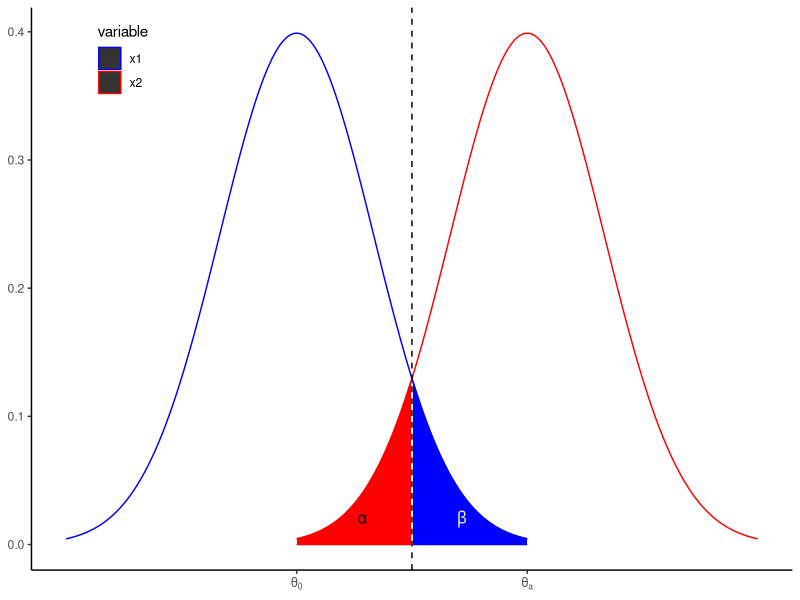
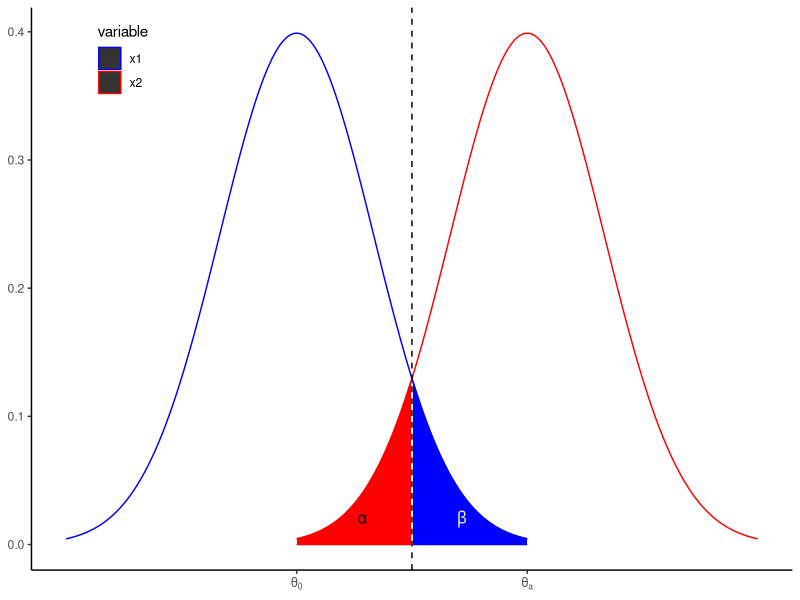

Here is the R script that generated these plots, in order:
library(ggplot2)
library(reshape2)

# question 1:

x1<-seq(-3,3,by=0.01)
x2<-x1+3
y<-dnorm(x1)
samp<-melt(data.frame(x1,x2,y),id="y")                    # set the sample data frame
p = ggplot() +
  geom_line(data = samp,
            aes(x=value,y=y,group=variable,colour=variable),
            show.legend = TRUE) +                        # draw line for the data
  geom_ribbon(data=samp[samp$variable=="x1"&samp$value>1.5,],
              aes(x=value,ymax=y,ymin=0,group=variable,colour=variable,fill=variable),
              alpha = 1) +                                # fill the type one error area
  geom_ribbon(data=samp[samp$variable=="x2"&samp$value<1.5,],
              aes(x=value,ymax=y,ymin=0,group=variable,colour=variable,fill=variable),
              alpha = 1) +                                # fill the type two error area
  geom_vline(xintercept = 1.5,linetype="dashed")+         # draw the middle dashed line
  annotate("text",x=0.85,y=0.02,label=expression(alpha),colour="black")+
  annotate("text",x=2.15,y=0.02,label=expression(beta),colour="white")+
  theme_classic()+
  theme(legend.position = c(0.15,1))+
  scale_color_manual(values = c("blue","red"))+
  scale_fill_manual(name="",values = c("blue","red"),breaks=c("x1","x2"),labels=c("Type I error","Type II error"))+
  labs(x=NULL,y=NULL)+
  scale_x_continuous(breaks = c(0,3),labels = c(expression(theta[0]),expression(theta[a])))
p
ggsave(filename = "HW4.png",plot = p,width = 8,height = 8)


# question 2:

CheckPrime<-function(x){
  if(x!=round(x))
  {
    return("Input must be an integer.")
  }
  else
  {
    if(x<=0)
    {
      return("Input must be larger than 0.")
    }
    else
    {
      if(x==1)
      {
        return("x is not a prime.")
      }
      else
      {
        i=2
        while(x/i!=round(x/i))
        {
          i=i+1
          if(i>x/2)
          {
            return("x is a prime")
          }
        }
        return("x is not a prime")
      }
    }
  }
}
